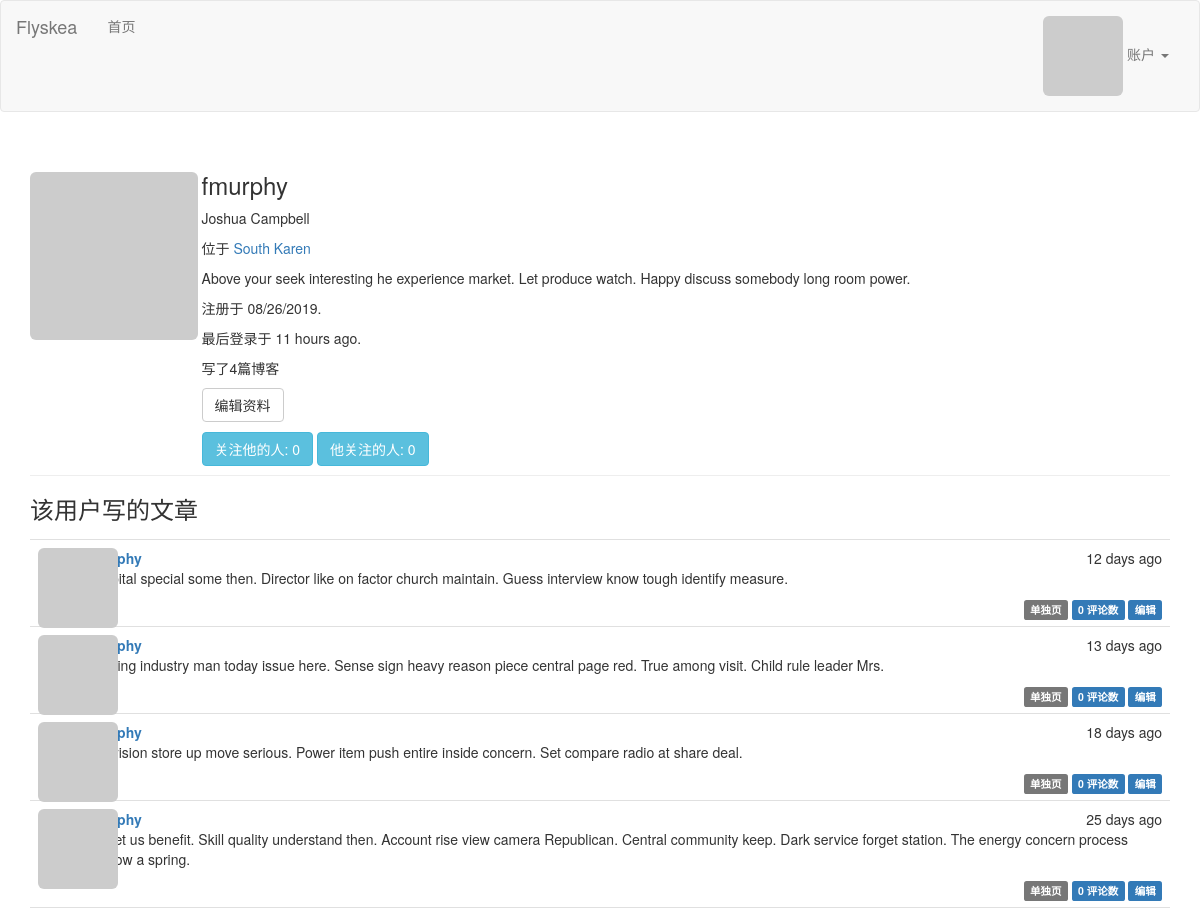
Screenshot of /user/fmurphy (signed in) with the database file from the repository.
### app/models.py (models this page shows, shortened)
class User(db.Model,UserMixin):
    __tablename__ = 'users'
    id = db.Column(db.Integer, primary_key=True)
    email = db.Column(db.String(64), unique=True, index=True)
    username = db.Column(db.String(64), unique=True, index=True)
    role_id = db.Column(db.Integer, db.ForeignKey('roles.id'))
    password_hash = db.Column(db.String(128))
    confirmed = db.Column(db.Boolean, default=False)
    name = db.Column(db.String(64))
    location = db.Column(db.String(64))
    about_me = db.Column(db.Text())
    member_since = db.Column(db.DateTime(),default=datetime.utcnow)
    last_seen = db.Column(db.DateTime(),default=datetime.utcnow)
    avatar_hash = db.Column(db.String(32))
    posts = db.relationship('Post', backref='author', lazy='dynamic')
    comments = db.relationship('Comment', backref='author', lazy='dynamic')
    followed = db.relationship('Follow',
                            foreign_keys=[Follow.follower_id],
                            backref=db.backref('follower', lazy='joined'),
                            lazy='dynamic',
                            cascade='all, delete-orphan')
    followers = db.relationship('Follow',
                            foreign_keys=[Follow.followed_id],
                            backref=db.backref('followed', lazy='joined'),
                            lazy='dynamic',
                            cascade='all, delete-orphan')
    @property
    def password(self):
        raise AttributeError('password is not a readable attribute')
    def can(self, perm):
        return self.role is not None and self.role.has_permission(perm)
    def is_administrator(self):
        return self.can(Permission.ADMIN)
    def gravatar(self, size=100, default='identicon', rating='g'):
        if request.is_secure:
            url = 'https://secure.gravatar.com/avatar'
        else:
            url = 'http://www.gravatar.com/avatar'
        hash = self.avatar_hash or self.gravatar_hash()
        return '{url}/{hash}?s={size}&d={default}&r={rating}'.format(
            url=url, hash=hash, size=size, default=default, rating=rating)
    def ping(self):
        self.last_seen = datetime.utcnow()
        db.session.add(self)
        db.session.commit()

class Post(db.Model):
    __tablename__ = 'posts'
    id = db.Column(db.Integer, primary_key=True)
    body = db.Column(db.Text)
    body_html = db.Column(db.Text)
    timestamp = db.Column(db.DateTime, index=True, default=datetime.utcnow)
    author_id = db.Column(db.Integer, db.ForeignKey('users.id'))
    comments = db.relationship('Comment', backref='post', lazy='dynamic')

### app/main/views.py (the view)
@main.route('/user/<username>')
@login_required
def user(username):
    user = User.query.filter_by(username=username).first()
    if user is None:
        abort(404)
    posts = user.posts.order_by(Post.timestamp.desc()).all()
    return render_template('user.html', user=user, posts=posts)

### app/auth/views.py (called while the page is built)
@auth.before_app_request
def before_request():
    if current_user.is_authenticated:
        current_user.ping()
        if not current_user.confirmed \
                and request.endpoint \
                and request.blueprint != 'auth' \
                and request.endpoint != 'static':
            return redirect(url_for('auth.unconfirmed'))

### app/main/__init__.py (called while the page is built)
@main.app_context_processor
def inject_permissions():
    return dict(Permission=Permission)

### app/main/views.py (called while the page is built)
@main.after_app_request
def after_request(response):
    for query in get_debug_queries():
        if query.duration >= current_app.config['FLASKY_SLOW_DB_QUERY_TIME']:
            current_app.logger.warning(
                'Slow query: %s\nParameters: %s\nDuration: %fs\nContext: %s\n' %
                   (query.statement, query.parameters, query.duration,
                    query.context))
    return response

### app/models.py (called while the page is built)
@login_manager.user_loader
def load_user(user_id):
    return User.query.get(int(user_id))

    def has_permission(self, perm):
        return self.permissions & perm == perm

### app/templates/user.html (shortened to what this page needs)
{% extends "base.html" %}
{% block page_content %}
<div class="page-header">
    <img class="profile-thumbnail img-responsive img-rounded" src="{{ user.gravatar() }}" alt="Responsive image">
    <div class="profile-header">
        <h3>{{ user.username }}</h3>
        {% if user.name or user.location %}
        <p>
            {% if user.name %}
            {{ user.name }}</p>
            {% endif %}
        <p>
            {% if user.location %}
            位于 <a href="https://www.amap.com/search?query={{ user.location }}">{{ user.location }}</a><br>
            {% endif %}
        </p>
        {% endif %}
        {% if user.about_me %}<p>{{ user.about_me }}</p>{% endif %}
        <p>注册于 {{ moment(user.member_since).format('L') }}.</p>
        <p>最后登录于 {{ moment(user.last_seen).fromNow() }}.</p>
        <p>写了{{ user.posts.count() }}篇博客</p>
        <p>
            {% if user == current_user %}
                <a class="btn btn-default" href="{{ url_for('.edit_profile') }}">编辑资料</a>
            {% endif %}
        </p>
        <a href="{{ url_for('.followers', username=user.username) }}">
            <span class="btn btn-info">关注他的人: {{ user.followers.count() -1 }}</span>
        </a>
        <a href="{{ url_for('.followed', username=user.username) }}">
            <span class="btn btn-info">他关注的人: {{ user.followed.count() -1 }}</span>
        </a>
    </div>
</div>
<h3>该用户写的文章</h3>
{% include '_posts.html' %}
{% endblock %}

### app/templates/_posts.html
<ul class="posts">
    {% for post in posts %}
    <li class="post">
        <div class="post-thumbnail">
            <a href="{{ url_for('.user', username=post.author.username) }}">
                <img class="img-rounded profile-thumbnail" src="{{ post.author.gravatar(size=40) }}">
            </a>
        </div>
        <div class="post-content">
            <div class="post-date">{{ moment(post.timestamp).fromNow() }}</div>
            <div class="post-author"><a href="{{ url_for('.user', username=post.author.username) }}">{{ post.author.username }}</a></div>
            <div class="post-body">
                {% if post.body_html %}
                    {{ post.body_html | safe }}
                {% else %}
                    {{ post.body }}
                {% endif %}
            <div class="post-footer">
                <a href="{{ url_for('.post', id=post.id) }}">
                    <span class="label label-default">单独页</span>
                </a>
                <a href="{{ url_for('.post', id=post.id) }}#comments">
                    <span class="label label-primary">{{ post.comments.count() }} 评论数</span>
                </a>
                {% if current_user == post.author %}
                <a href="{{ url_for('.edit', id=post.id) }}">
                    <span class="label label-primary">编辑</span>
                </a>
                {% elif current_user.is_administrator() %}
                <a href="{{ url_for('.edit', id=post.id) }}">
                    <span class="label label-danger">编辑[Admin]</span>
                </a>
                {% endif %}
            </div>
            </div>
        </div>
    </li>
    {% endfor %}
</ul>

### app/static/styles.css (style rules this page uses)
.profile-thumbnail { position: absolute; }
.profile-header { min-height: 260px; margin-left: 12.25em; }
ul.posts { list-style-type: none; padding: 0px; margin: 16px 0px 0px 0px; border-top: 1px solid #e0e0e0; }
div.page-header img.profile-thumbnail { height: 12em; width: 100%； }
ul.posts li.post { padding: 8px; border-bottom: 1px solid #e0e0e0; }
div.post-date { float: right; }
div.post-author { font-weight: bold; }
div.post-thumbnail { position: absolute; }
div.post-content { margin-left: 48px; min-height: 48px; }
div.post-footer { text-align: right; }

### rows the page displays
User: username "fmurphy", name "Joshua Campbell", location "South Karen", about_me "Above your seek interesting he experience market. Let produce watch. Happy discuss somebody long room power.", member_since "08/26/2019", last_seen "11 hours ago"
Post: timestamp "12 days ago", body_html "Hospital special some then. Director like on factor church maintain. Guess interview know tough identify measure.", comments.count "0"
Post: timestamp "13 days ago", body_html "Painting industry man today issue here. Sense sign heavy reason piece central page red. True among visit. Child rule leader Mrs.", comments.count "0"
Post: timestamp "18 days ago", body_html "Television store up move serious. Power item push entire inside concern. Set compare radio at share deal.", comments.count "0"
Post: timestamp "25 days ago", body_html "Forget us benefit. Skill quality understand then. Account rise view camera Republican. Central community keep. Dark service forget station. The energy concern process window a spring.", comments.count "0"

### other values shown
{{ user.posts.count() }} "4"
{{ user.followers.count() -1 }} "0"
{{ user.followed.count() -1 }} "0"
